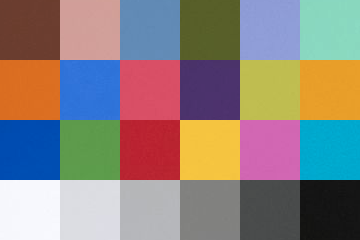
#> input picture tester.png, 360 x 240 px
$ python -i color_detect.py   (imports and definitions only)
#> lines starting #> are read from the running program, lines starting #| are printed output that depends on the picture; after the words box and inside, x2 and y2 are one past the last pixel; in counts of white or black regions, pixels touching at a corner belong together
#> further down, picture is the input picture: shape (240, 360, 3); mean B, G, R 127, 130.8, 140.3
import cv2
import numpy as np
import os
import sys


def detect_red(image):
    lower_red = np.array([0, 50, 50])
    upper_red = np.array([5, 255, 255])
    mask1 = cv2.inRange(image, lower_red, upper_red)

    lower_red = np.array([175, 50, 50])
    upper_red = np.array([180, 255, 255])
    mask2 = cv2.inRange(image, lower_red, upper_red)

    mask = cv2.bitwise_or(mask1, mask2)

    #result = cv2.bitwise_and(image, image, mask=mask)

    return mask

def detect_blue(image):
    lower_blue = np.array([100, 150, 0])
    upper_blue = np.array([140, 255, 255])

    mask = cv2.inRange(image, lower_blue, upper_blue)

    #result = cv2.bitwise_and(image, image, mask=mask)

    return mask


def detect_red_and_blue(image):
    lower_blue = np.array([110, 150, 50])
    upper_blue = np.array([130, 255, 255])
    mask0 = cv2.inRange(image, lower_blue, upper_blue)
#> mask0: shape (240, 360); every value is 0

    lower_red = np.array([0, 70, 50])
    upper_red = np.array([5, 255, 255])
    mask1 = cv2.inRange(image, lower_red, upper_red)

    lower_red = np.array([175, 70, 50])
    upper_red = np.array([180, 255, 255])
    mask2 = cv2.inRange(image, lower_red, upper_red)
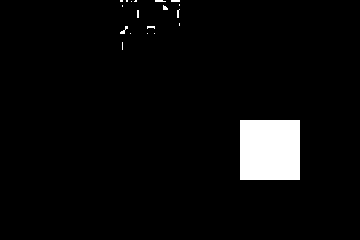
#> mask2: shape (240, 360); 4.4% white; 19 white regions (17 under 20 px), largest, box (x1, y1, x2, y2) and area: (240, 120, 300, 180) 3600, (120, 26, 128, 34) 26

    mask1 = cv2.bitwise_or(mask0, mask1)
    mask = cv2.bitwise_or(mask1, mask2)

    result = cv2.bitwise_and(image, image, mask=mask)
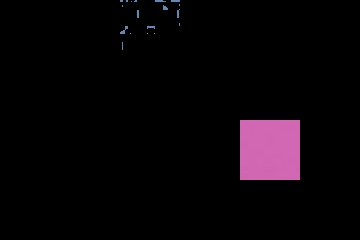
#> result: shape (240, 360, 3); mean B, G, R 7.8, 4.5, 8.9
    return mask

>>> import cv2
>>> picture = cv2.imread('tester.png')
>>> result = detect_red_and_blue(picture)
